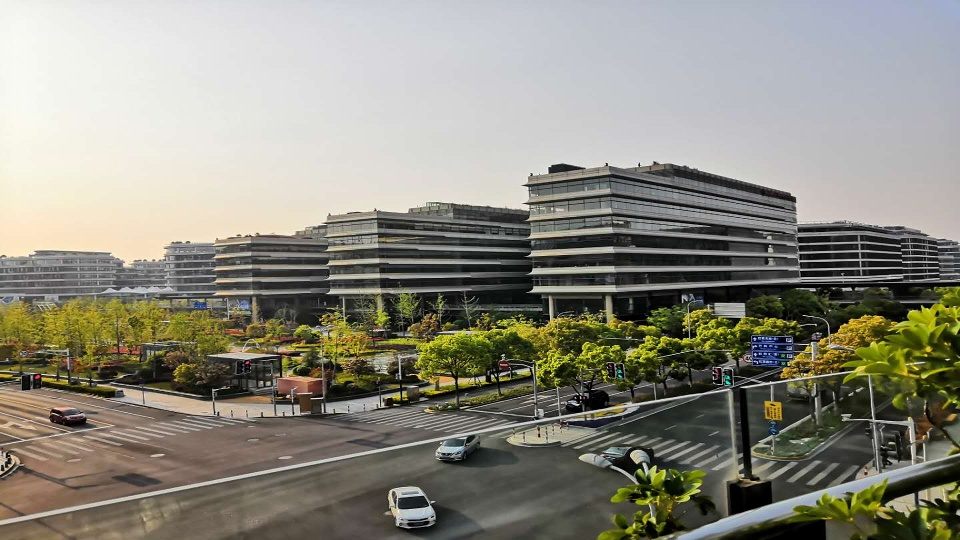
#> input picture img/1.jpg, 960 x 540 px
$ python base_img.py
#> lines starting #> are read from the running program, lines starting #| are printed output that depends on the picture
import cv2 as cv
import numpy as np

# [35 lines of commented-out code are left out]
from matplotlib import pyplot as plt
BLUE = [255,0,0]
img = plt.imread("img/1.jpg")
#> img is the input picture: shape (540, 960, 3); mean R, G, B 140.6, 138.5, 126.7
replicate = cv.copyMakeBorder(img,10,10,10,10,cv.BORDER_REPLICATE)
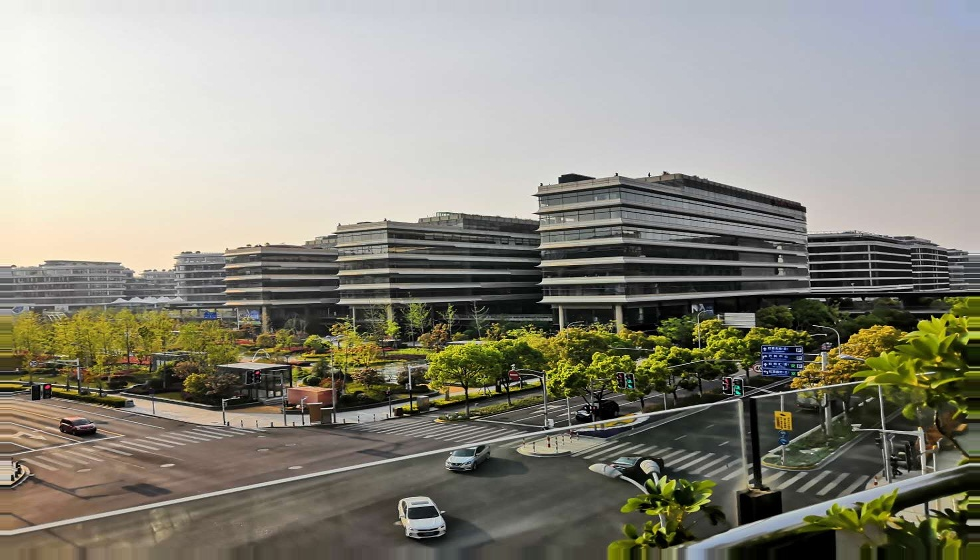
#> replicate: shape (560, 980, 3); mean R, G, B 140.8, 138.8, 127.1
reflect = cv.copyMakeBorder(img,10,10,10,10,cv.BORDER_REFLECT)
reflect101 = cv.copyMakeBorder(img,10,10,10,10,cv.BORDER_REFLECT_101)
wrap = cv.copyMakeBorder(img,10,10,10,10,cv.BORDER_WRAP)
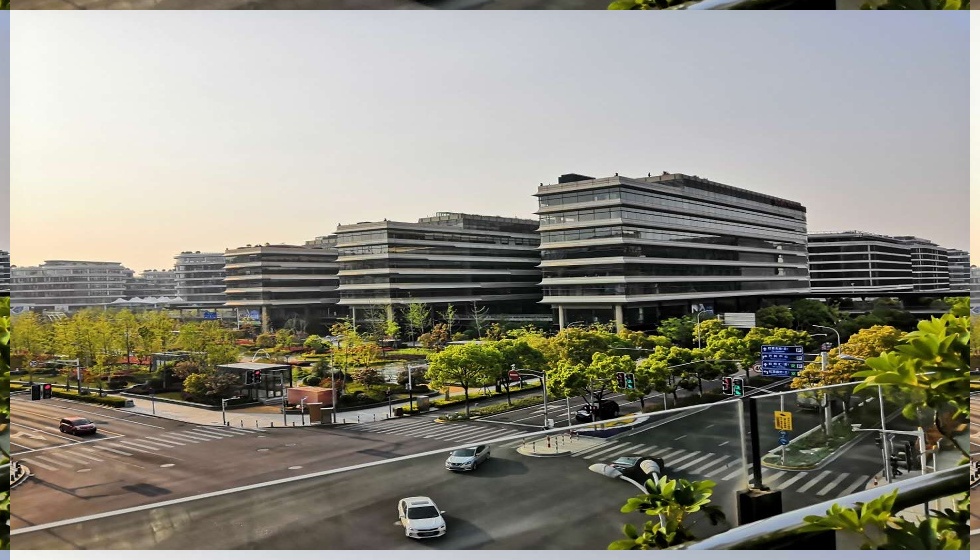
#> wrap: shape (560, 980, 3); mean R, G, B 140.8, 138.8, 127.1
constant= cv.copyMakeBorder(img,10,10,10,10,cv.BORDER_CONSTANT,value=BLUE)
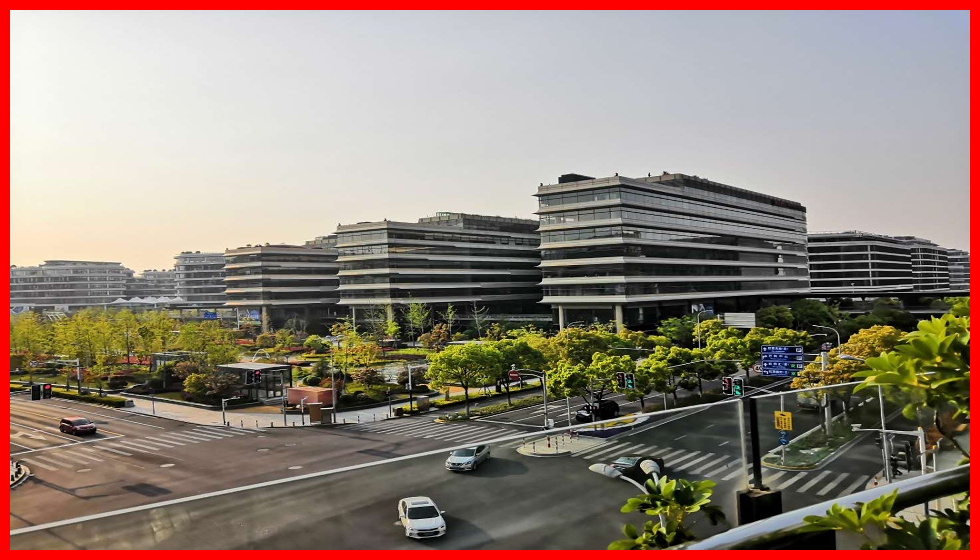
#> constant: shape (560, 980, 3); mean R, G, B 147, 130.9, 119.7
plt.subplot(231),plt.imshow(img,'gray'),plt.title('ORIGINAL')
plt.subplot(232),plt.imshow(replicate,'gray'),plt.title('REPLICATE')
plt.subplot(233),plt.imshow(reflect,'gray'),plt.title('REFLECT')
plt.subplot(234),plt.imshow(reflect101,'gray'),plt.title('REFLECT_101')
plt.subplot(235),plt.imshow(wrap,'gray'),plt.title('WRAP')
plt.subplot(236),plt.imshow(constant,'gray'),plt.title('CONSTANT')
plt.show()
